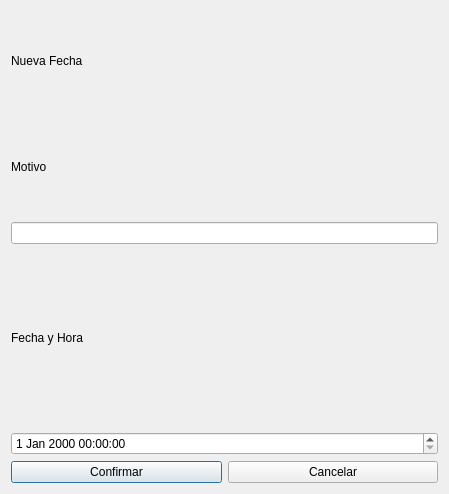
<?xml version="1.0" encoding="UTF-8"?>
<ui version="4.0">
 <class>fechasadd</class>
 <widget class="QDialog" name="fechasadd">
  <property name="geometry">
   <rect>
    <x>0</x>
    <y>0</y>
    <width>449</width>
    <height>494</height>
   </rect>
  </property>
  <property name="windowTitle">
   <string>Dialog</string>
  </property>
  <layout class="QHBoxLayout" name="horizontalLayout_3">
   <item>
    <layout class="QVBoxLayout" name="verticalLayout_3">
     <item>
      <layout class="QVBoxLayout" name="verticalLayout_2">
       <item>
        <layout class="QHBoxLayout" name="horizontalLayout_2">
         <item>
          <widget class="QLabel" name="label">
           <property name="text">
            <string>Nueva Fecha</string>
           </property>
          </widget>
         </item>
         <item>
          <spacer name="horizontalSpacer">
           <property name="orientation">
            <enum>Qt::Horizontal</enum>
           </property>
           <property name="sizeHint" stdset="0">
            <size>
             <width>308</width>
             <height>20</height>
            </size>
           </property>
          </spacer>
         </item>
        </layout>
       </item>
       <item>
        <widget class="QLabel" name="label_2">
         <property name="text">
          <string>Motivo</string>
         </property>
        </widget>
       </item>
       <item>
        <widget class="QLineEdit" name="lineEdit_Motivo"/>
       </item>
      </layout>
     </item>
     <item>
      <layout class="QVBoxLayout" name="verticalLayout">
       <item>
        <widget class="QLabel" name="label_3">
         <property name="text">
          <string>Fecha y Hora</string>
         </property>
        </widget>
       </item>
       <item>
        <widget class="QDateTimeEdit" name="dateTimeEdit"/>
       </item>
       <item>
        <layout class="QHBoxLayout" name="horizontalLayout">
         <item>
          <widget class="QPushButton" name="pushButton_confirmar">
           <property name="text">
            <string>Confirmar</string>
           </property>
          </widget>
         </item>
         <item>
          <widget class="QPushButton" name="pushButton_2">
           <property name="text">
            <string>Cancelar</string>
           </property>
          </widget>
         </item>
        </layout>
       </item>
      </layout>
     </item>
    </layout>
   </item>
  </layout>
 </widget>
 <resources/>
 <connections/>
</ui>
